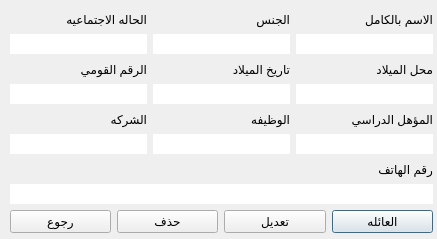
<?xml version="1.0" encoding="UTF-8"?>
<ui version="4.0">
 <class>PersonInfoView</class>
 <widget class="QDialog" name="PersonInfoView">
  <property name="geometry">
   <rect>
    <x>0</x>
    <y>0</y>
    <width>437</width>
    <height>239</height>
   </rect>
  </property>
  <property name="sizePolicy">
   <sizepolicy hsizetype="Fixed" vsizetype="Fixed">
    <horstretch>0</horstretch>
    <verstretch>0</verstretch>
   </sizepolicy>
  </property>
  <property name="minimumSize">
   <size>
    <width>437</width>
    <height>239</height>
   </size>
  </property>
  <property name="maximumSize">
   <size>
    <width>437</width>
    <height>239</height>
   </size>
  </property>
  <property name="windowTitle">
   <string>بيانات الشخص</string>
  </property>
  <property name="layoutDirection">
   <enum>Qt::RightToLeft</enum>
  </property>
  <property name="locale">
   <locale language="Arabic" country="Egypt"/>
  </property>
  <widget class="QWidget" name="layoutWidget">
   <property name="geometry">
    <rect>
     <x>10</x>
     <y>10</y>
     <width>423</width>
     <height>223</height>
    </rect>
   </property>
   <layout class="QVBoxLayout" name="verticalLayout_12">
    <item>
     <layout class="QVBoxLayout" name="verticalLayout_11">
      <item>
       <layout class="QHBoxLayout" name="horizontalLayout">
        <item>
         <layout class="QVBoxLayout" name="verticalLayout">
          <item>
           <widget class="QLabel" name="label">
            <property name="text">
             <string>الاسم بالكامل</string>
            </property>
           </widget>
          </item>
          <item>
           <widget class="QLineEdit" name="lineEdit_personName">
            <property name="enabled">
             <bool>true</bool>
            </property>
            <property name="layoutDirection">
             <enum>Qt::RightToLeft</enum>
            </property>
            <property name="locale">
             <locale language="Arabic" country="Egypt"/>
            </property>
            <property name="text">
             <string/>
            </property>
            <property name="maxLength">
             <number>50</number>
            </property>
            <property name="frame">
             <bool>false</bool>
            </property>
            <property name="alignment">
             <set>Qt::AlignLeading|Qt::AlignLeft|Qt::AlignVCenter</set>
            </property>
            <property name="readOnly">
             <bool>true</bool>
            </property>
           </widget>
          </item>
         </layout>
        </item>
        <item>
         <layout class="QVBoxLayout" name="verticalLayout_9">
          <item>
           <widget class="QLabel" name="label_10">
            <property name="text">
             <string>الجنس</string>
            </property>
           </widget>
          </item>
          <item>
           <widget class="QLineEdit" name="lineEdit_personGender">
            <property name="frame">
             <bool>false</bool>
            </property>
            <property name="alignment">
             <set>Qt::AlignLeading|Qt::AlignLeft|Qt::AlignVCenter</set>
            </property>
            <property name="readOnly">
             <bool>true</bool>
            </property>
           </widget>
          </item>
         </layout>
        </item>
        <item>
         <layout class="QVBoxLayout" name="verticalLayout_8">
          <item>
           <widget class="QLabel" name="label_9">
            <property name="text">
             <string>الحاله الاجتماعيه</string>
            </property>
           </widget>
          </item>
          <item>
           <widget class="QLineEdit" name="lineEdit_personMaritalState">
            <property name="frame">
             <bool>false</bool>
            </property>
            <property name="alignment">
             <set>Qt::AlignLeading|Qt::AlignLeft|Qt::AlignVCenter</set>
            </property>
            <property name="readOnly">
             <bool>true</bool>
            </property>
           </widget>
          </item>
         </layout>
        </item>
       </layout>
      </item>
      <item>
       <layout class="QHBoxLayout" name="horizontalLayout_2">
        <item>
         <layout class="QVBoxLayout" name="verticalLayout_10">
          <item>
           <widget class="QLabel" name="label_2">
            <property name="text">
             <string>محل الميلاد</string>
            </property>
           </widget>
          </item>
          <item>
           <widget class="QLineEdit" name="lineEdit_birthPlace">
            <property name="layoutDirection">
             <enum>Qt::RightToLeft</enum>
            </property>
            <property name="locale">
             <locale language="Arabic" country="Egypt"/>
            </property>
            <property name="text">
             <string/>
            </property>
            <property name="maxLength">
             <number>30</number>
            </property>
            <property name="frame">
             <bool>false</bool>
            </property>
            <property name="alignment">
             <set>Qt::AlignLeading|Qt::AlignLeft|Qt::AlignVCenter</set>
            </property>
            <property name="readOnly">
             <bool>true</bool>
            </property>
           </widget>
          </item>
         </layout>
        </item>
        <item>
         <layout class="QVBoxLayout" name="verticalLayout_7">
          <item>
           <widget class="QLabel" name="label_3">
            <property name="text">
             <string>تاريخ الميلاد</string>
            </property>
           </widget>
          </item>
          <item>
           <widget class="QLineEdit" name="lineEdit_birthDate">
            <property name="frame">
             <bool>false</bool>
            </property>
            <property name="alignment">
             <set>Qt::AlignRight|Qt::AlignTrailing|Qt::AlignVCenter</set>
            </property>
            <property name="readOnly">
             <bool>true</bool>
            </property>
           </widget>
          </item>
         </layout>
        </item>
        <item>
         <layout class="QVBoxLayout" name="verticalLayout_6">
          <item>
           <widget class="QLabel" name="label_4">
            <property name="text">
             <string>الرقم القومي</string>
            </property>
           </widget>
          </item>
          <item>
           <widget class="QLineEdit" name="lineEdit_natId">
            <property name="layoutDirection">
             <enum>Qt::RightToLeft</enum>
            </property>
            <property name="locale">
             <locale language="Arabic" country="Egypt"/>
            </property>
            <property name="text">
             <string/>
            </property>
            <property name="maxLength">
             <number>14</number>
            </property>
            <property name="frame">
             <bool>false</bool>
            </property>
            <property name="alignment">
             <set>Qt::AlignRight|Qt::AlignTrailing|Qt::AlignVCenter</set>
            </property>
            <property name="readOnly">
             <bool>true</bool>
            </property>
           </widget>
          </item>
         </layout>
        </item>
       </layout>
      </item>
      <item>
       <layout class="QHBoxLayout" name="horizontalLayout_3">
        <item>
         <layout class="QVBoxLayout" name="verticalLayout_3">
          <item>
           <widget class="QLabel" name="label_6">
            <property name="text">
             <string>المؤهل الدراسي</string>
            </property>
           </widget>
          </item>
          <item>
           <widget class="QLineEdit" name="lineEdit_education">
            <property name="layoutDirection">
             <enum>Qt::RightToLeft</enum>
            </property>
            <property name="locale">
             <locale language="Arabic" country="Egypt"/>
            </property>
            <property name="text">
             <string/>
            </property>
            <property name="maxLength">
             <number>30</number>
            </property>
            <property name="frame">
             <bool>false</bool>
            </property>
            <property name="alignment">
             <set>Qt::AlignLeading|Qt::AlignLeft|Qt::AlignVCenter</set>
            </property>
            <property name="readOnly">
             <bool>true</bool>
            </property>
           </widget>
          </item>
         </layout>
        </item>
        <item>
         <layout class="QVBoxLayout" name="verticalLayout_4">
          <item>
           <widget class="QLabel" name="label_7">
            <property name="text">
             <string>الوظيفه</string>
            </property>
           </widget>
          </item>
          <item>
           <widget class="QLineEdit" name="lineEdit_jobTitle">
            <property name="layoutDirection">
             <enum>Qt::RightToLeft</enum>
            </property>
            <property name="locale">
             <locale language="Arabic" country="Egypt"/>
            </property>
            <property name="text">
             <string/>
            </property>
            <property name="maxLength">
             <number>30</number>
            </property>
            <property name="frame">
             <bool>false</bool>
            </property>
            <property name="alignment">
             <set>Qt::AlignLeading|Qt::AlignLeft|Qt::AlignVCenter</set>
            </property>
            <property name="readOnly">
             <bool>true</bool>
            </property>
           </widget>
          </item>
         </layout>
        </item>
        <item>
         <layout class="QVBoxLayout" name="verticalLayout_5">
          <item>
           <widget class="QLabel" name="label_8">
            <property name="text">
             <string>الشركه</string>
            </property>
           </widget>
          </item>
          <item>
           <widget class="QLineEdit" name="lineEdit_company">
            <property name="layoutDirection">
             <enum>Qt::RightToLeft</enum>
            </property>
            <property name="locale">
             <locale language="Arabic" country="Egypt"/>
            </property>
            <property name="text">
             <string/>
            </property>
            <property name="maxLength">
             <number>30</number>
            </property>
            <property name="frame">
             <bool>false</bool>
            </property>
            <property name="alignment">
             <set>Qt::AlignLeading|Qt::AlignLeft|Qt::AlignVCenter</set>
            </property>
            <property name="readOnly">
             <bool>true</bool>
            </property>
           </widget>
          </item>
         </layout>
        </item>
       </layout>
      </item>
      <item>
       <layout class="QVBoxLayout" name="verticalLayout_2">
        <item>
         <widget class="QLabel" name="label_5">
          <property name="text">
           <string>رقم الهاتف</string>
          </property>
         </widget>
        </item>
        <item>
         <widget class="QLineEdit" name="lineEdit_mobId">
          <property name="layoutDirection">
           <enum>Qt::RightToLeft</enum>
          </property>
          <property name="locale">
           <locale language="Arabic" country="Egypt"/>
          </property>
          <property name="text">
           <string/>
          </property>
          <property name="maxLength">
           <number>11</number>
          </property>
          <property name="frame">
           <bool>false</bool>
          </property>
          <property name="alignment">
           <set>Qt::AlignRight|Qt::AlignTrailing|Qt::AlignVCenter</set>
          </property>
          <property name="readOnly">
           <bool>true</bool>
          </property>
         </widget>
        </item>
       </layout>
      </item>
     </layout>
    </item>
    <item>
     <layout class="QHBoxLayout" name="horizontalLayout_4">
      <item>
       <widget class="QPushButton" name="pushButton_goToFamilyInfo">
        <property name="text">
         <string>العائله</string>
        </property>
       </widget>
      </item>
      <item>
       <widget class="QPushButton" name="pushButton_editPerson">
        <property name="text">
         <string>تعديل</string>
        </property>
       </widget>
      </item>
      <item>
       <widget class="QPushButton" name="pushButton_deletePerson">
        <property name="text">
         <string>حذف</string>
        </property>
       </widget>
      </item>
      <item>
       <widget class="QPushButton" name="pushButton_mainWinReturn">
        <property name="text">
         <string>رجوع</string>
        </property>
       </widget>
      </item>
     </layout>
    </item>
   </layout>
  </widget>
 </widget>
 <resources/>
 <connections/>
</ui>
